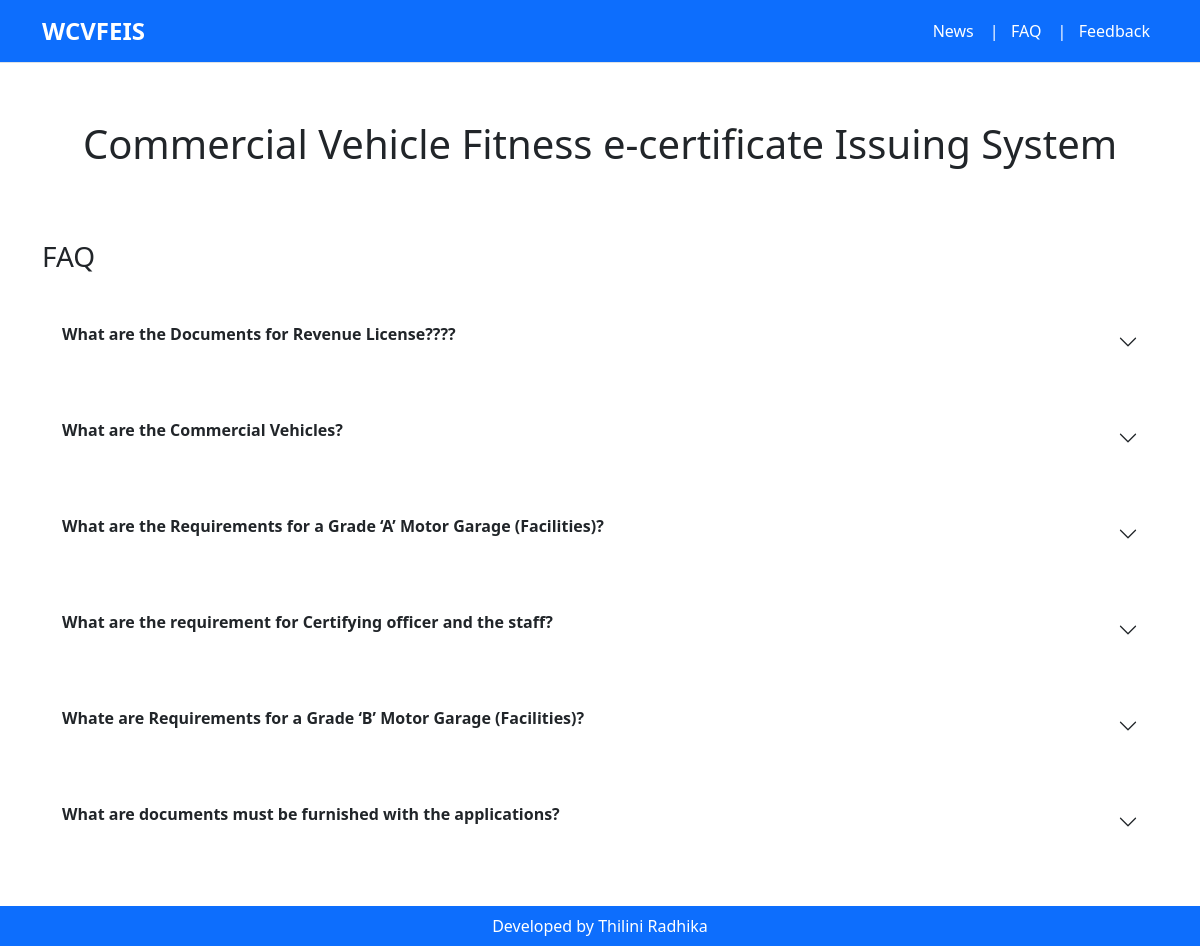
The app's page /faq.php with its own data.
### tables this page shows
CREATE TABLE `faq` (
  `faqId` int(11) NOT NULL,
  `faqQues` varchar(300) NOT NULL,
  `faqAns` varchar(900) NOT NULL,
  `addBy` varchar(100) NOT NULL,
  `addDate` date NOT NULL
);

### faq.php (the view, shortened to what this page needs)
<?php
require_once("include/dbconnection.php");
?>
<!doctype html>
<html lang="en">
  <head>
    <link href="bootstrap-5.0.2-dist/css/bootstrap.min.css" rel="stylesheet">
    <link rel="stylesheet" href="bootstrap-icons-1.10.5/font/bootstrap-icons.css">
    <link href="style.css" rel="stylesheet">
  </head>
  <body>
    <header>
         <nav class="navbar navbar-expand-lg navbar-light bg-primary px-4 border-bottom fixed-top" >
            <div class="container-fluid container container-sm container-md container-lg container-xl container-xxl">
                <a class="navbar-brand fs-4 fw-bold text-white" href="index.php">WCVFEIS</a>
                <div class="collapse navbar-collapse" id="navbarSupportedContent">
                    <ul class="navbar-nav ms-auto mb-2 mb-lg-0 fs-6 text-center">
                        <li class="nav-item">
                        <a class="nav-link active text-white" aria-current="page" href="news.php">News</a>
                        </li>
                        <li class="nav-item">
                        <a class="nav-link active text-white" aria-current="page" href="#">  | &nbsp FAQ</a>
                        </li>
                        <li class="nav-item">
                        <a class="nav-link active text-white" aria-current="page" href="feedback.php">  | &nbsp Feedback</a>
                        </li>
                    </ul>
                </div>
            </div>
        </nav>
   </header>
<section id="faq">
        <div class="container container-md py-5">
            <div class="text-center my-5 pt-4">
                <h1>Commercial Vehicle Fitness e-certificate Issuing System</h1>
                <p class="p-2 text-center">
                </p>
            </div>
            <?php
             $sqlsearch = "SELECT * FROM faq";
             $resultsearch = mysqli_query($conn, $sqlsearch);
             if (mysqli_num_rows($resultsearch) > 0){
            ?>
            <div class="row justify-content-md-center row-cols-1 g-4">
            <h3>FAQ</h3>
            <?php while($rowsearch = mysqli_fetch_assoc($resultsearch)){?>
                <div class="accordion accordion-flush" id="accordionFlushExample">
                    <div class="accordion-item">
                        <h2 class="accordion-header" id="flush-headingOne">
                        <button class="accordion-button collapsed btn btn-outline-secondary" type="button" data-bs-toggle="collapse" data-bs-target="#flush-collapseOne" aria-expanded="false" aria-controls="flush-collapseOne">
                            <p><b><?php echo $rowsearch['faqQues']; ?></b></P>
                        </button>
                        </h2>
                    </div>
                </div>
                <?php } ?>
        </div>
    </section>
    <?php } else {
             echo "No records found";
             }
            ?>
    <footer id="footerbg" class="container-fluid bg-primary text-white p-2 text-center fs-6">
        Developed by Thilini Radhika
    </footer>
  </body>
</html>

### style.css (style rules this page uses)
* { padding: 0; margin: 0; box-sizing: border-box; }
body { overflow-x: hidden; }

### records on screen
faq: faqQues "What are the Documents for Revenue License????"
faq: faqQues "What are the Commercial Vehicles?"
faq: faqQues "What are the Requirements for a Grade ‘A’ Motor Garage (Facilities)?"
faq: faqQues "What are the requirement for Certifying officer and the staff?"
faq: faqQues "Whate are Requirements for a Grade ‘B’ Motor Garage (Facilities)?"
faq: faqQues "What are documents must be furnished with the applications?"
